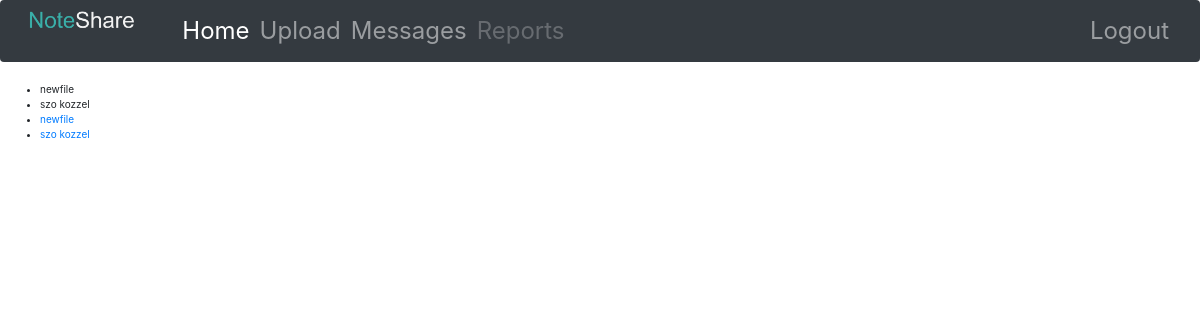
Page /home on the earlier database version.
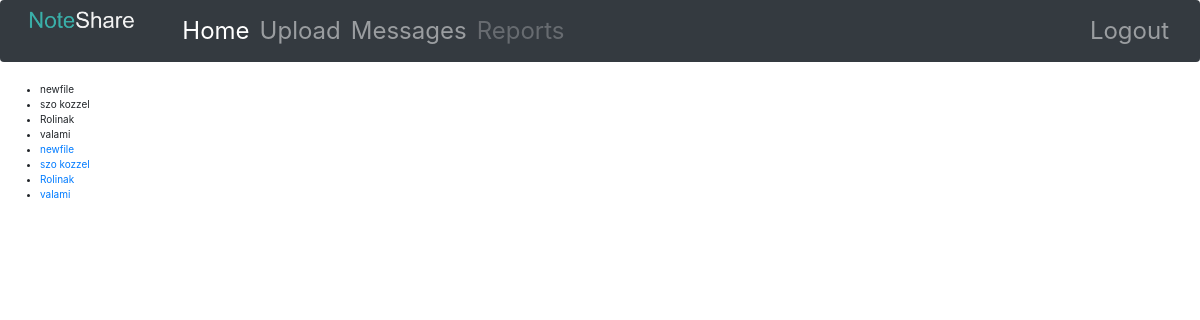
Same page on the later database version.
### note.py (models this page shows)
class File(UserMixin, db.Model):
    id = db.Column(db.Integer, primary_key=True)
    filename = db.Column(db.String(20))
    uploader_id = db.Column(db.Integer, db.ForeignKey('user.id'))

### note.py (the view)
@app.route('/home')
def home():
    files = File.query.all()
    return render_template('index.html', files=files, name=current_user.username)

### templates/index.html (shortened to what this page needs)
{% extends "bootstrap/base.html" %}
{% block styles %}
{{super()}}
<link rel="stylesheet" href="https://cdn.jsdelivr.net/npm/bootstrap@4.6.0/dist/css/bootstrap.min.css">
{% endblock %}
{% block navbar %}
<div class="bs-example" style="font-size:24px">
  <nav class="navbar navbar-expand-md navbar-dark bg-dark">
      <a href="#" class="navbar-brand">
          <img src="/static/logo.png" height="24" alt="Noteshare">
      </a>
      <div class="collapse navbar-collapse" id="navbarCollapse">
          <div class="navbar-nav">
              <a href="home" class="nav-item nav-link active">Home</a>
              <a href="upload" class="nav-item nav-link">Upload</a>
              <a href="#" class="nav-item nav-link">Messages</a>
              <a href="#" class="nav-item nav-link disabled" tabindex="-1">Reports</a>
          </div>
          <div class="navbar-nav ml-auto">
            {% if session['logged_in'] == False %}
              <a href="login" class="nav-item nav-link">Login</a>
              <a href="register" class="nav-item nav-link">Register</a>
            {% else %}
            <a href="logout" class="nav-item nav-link">Logout</a>
            {% endif %}
          </div>
      </div>
  </nav>
</div>
{% endblock %}
{% block content %}
<ul>
  {% for file in files %}
  <li>{{ file.filename }}</li>
  {% endfor %}
  {% for file in files %}
  <li><a href="static/uploads/{{ file.filename }}.pdf" target="_blank">{{ file.filename}}</a></li>
  {% endfor %}
</ul>
{% endblock %}

Differences in the rows shown:
added File: filename "Rolinak"
added File: filename "valami"
